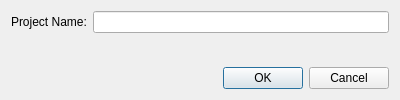
<?xml version="1.0" encoding="UTF-8"?>
<ui version="4.0">
 <class>ProjectProperties</class>
 <widget class="QDialog" name="ProjectProperties">
  <property name="geometry">
   <rect>
    <x>0</x>
    <y>0</y>
    <width>400</width>
    <height>100</height>
   </rect>
  </property>
  <property name="sizePolicy">
   <sizepolicy hsizetype="MinimumExpanding" vsizetype="Fixed">
    <horstretch>0</horstretch>
    <verstretch>0</verstretch>
   </sizepolicy>
  </property>
  <property name="windowTitle">
   <string>Project Properties</string>
  </property>
  <layout class="QVBoxLayout" name="verticalLayout">
   <item>
    <layout class="QGridLayout" name="gridLayout">
     <item row="0" column="0">
      <widget class="QLabel" name="label">
       <property name="layoutDirection">
        <enum>Qt::LeftToRight</enum>
       </property>
       <property name="styleSheet">
        <string notr="true"/>
       </property>
       <property name="text">
        <string>Project Name:</string>
       </property>
       <property name="textFormat">
        <enum>Qt::PlainText</enum>
       </property>
       <property name="scaledContents">
        <bool>false</bool>
       </property>
       <property name="alignment">
        <set>Qt::AlignLeading|Qt::AlignLeft|Qt::AlignVCenter</set>
       </property>
      </widget>
     </item>
     <item row="0" column="1">
      <widget class="QLineEdit" name="lineEdit">
       <property name="alignment">
        <set>Qt::AlignRight|Qt::AlignTrailing|Qt::AlignVCenter</set>
       </property>
      </widget>
     </item>
    </layout>
   </item>
   <item>
    <spacer name="verticalSpacer">
     <property name="orientation">
      <enum>Qt::Vertical</enum>
     </property>
     <property name="sizeHint" stdset="0">
      <size>
       <width>10</width>
       <height>9</height>
      </size>
     </property>
    </spacer>
   </item>
   <item>
    <widget class="QDialogButtonBox" name="buttonBox">
     <property name="orientation">
      <enum>Qt::Horizontal</enum>
     </property>
     <property name="standardButtons">
      <set>QDialogButtonBox::Cancel|QDialogButtonBox::Ok</set>
     </property>
    </widget>
   </item>
  </layout>
 </widget>
 <resources/>
 <connections>
  <connection>
   <sender>buttonBox</sender>
   <signal>accepted()</signal>
   <receiver>ProjectProperties</receiver>
   <slot>accept()</slot>
   <hints>
    <hint type="sourcelabel">
     <x>248</x>
     <y>254</y>
    </hint>
    <hint type="destinationlabel">
     <x>157</x>
     <y>274</y>
    </hint>
   </hints>
  </connection>
  <connection>
   <sender>buttonBox</sender>
   <signal>rejected()</signal>
   <receiver>ProjectProperties</receiver>
   <slot>reject()</slot>
   <hints>
    <hint type="sourcelabel">
     <x>316</x>
     <y>260</y>
    </hint>
    <hint type="destinationlabel">
     <x>286</x>
     <y>274</y>
    </hint>
   </hints>
  </connection>
 </connections>
</ui>
